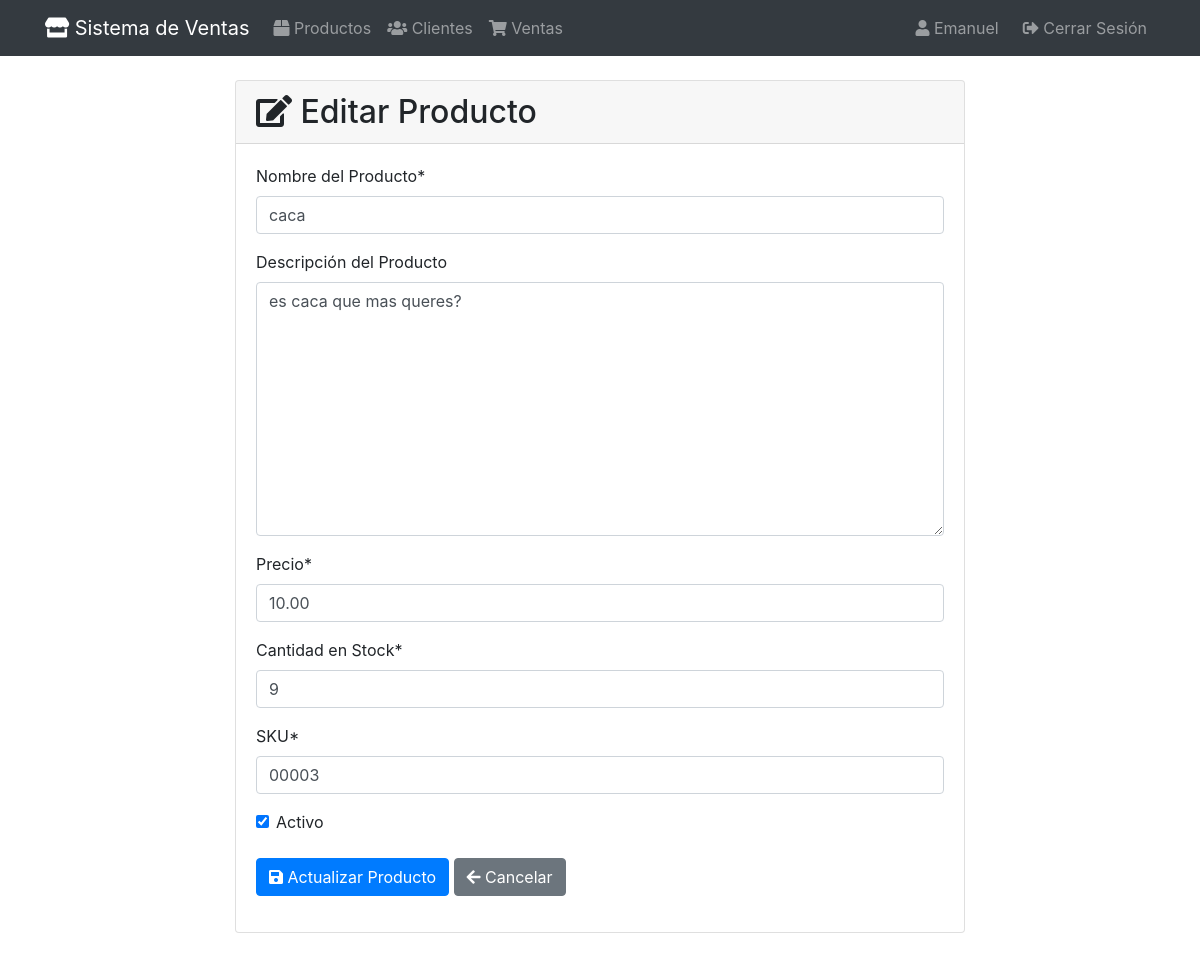
Screenshot of /productos/4/editar/ (signed in) with the database file from the repository.
### apps/productos/models.py (models this page shows, shortened)
class Producto(models.Model):
    nombre = models.CharField(max_length=100, verbose_name="Nombre del Producto")
    descripcion = models.TextField(blank= True, verbose_name="Descripción del Producto")
    precio = models.DecimalField(
        max_digits=10,
        decimal_places=2,
        validators=[MinValueValidator(0)],
        verbose_name="Precio"
    )
    stock = models.IntegerField(
        validators=[MinValueValidator(0)],
        verbose_name="Cantidad en Stock",
        default = 0
    )
    sku = models.CharField(
        max_length=50,
        unique=True,
        verbose_name="SKU"
    )
    activo = models.BooleanField(default=True, verbose_name="Activo")
    creado = models.DateTimeField(auto_now_add = True)
    actualizado= models.DateTimeField(auto_now=True)
    class Meta:
        verbose_name = "Producto"
        verbose_name_plural = "Productos"
        ordering = ['nombre']

### apps/productos/views.py (the view, shortened to what this page needs)
# urls.py: path("<int:pk>/editar/", views.ProductoUpdateView.as_view(), name="editar"),
class ProductoUpdateView(StockGroupRequiredMixin, UpdateView):
    model = Producto
    form_class = ProductoForm
    template_name = "productos/producto_form.html"
    success_url = reverse_lazy("productos:lista")

### apps/productos/forms.py (shortened to what this page needs)
class ProductoForm(forms.ModelForm):
    class Meta:
        model = Producto
        fields=["nombre", "descripcion", "precio", "stock", "sku", "activo"]
        widgets={
            "descripción":forms.Textarea(attrs={"rows":3}),
            "precio":forms.NumberInput(attrs={"step":"0.01","min":"0"}),
            'stock': forms.NumberInput(attrs={'min': '0'}),
        }

### apps/core/mixins.py (called while the page is built)
    def test_func(self):
        if self.group_required is None:
            return True
        if not self.request.user.is_authenticated:
            return False
        if self.request.user.is_superuser or self.request.user.groups.filter(name='administradores').exists():
            return True
        return self.request.user.groups.filter(name=self.group_required).exists()

### apps/productos/templates/productos/producto_form.html (shortened to what this page needs)
{% extends 'base.html' %}
{% load crispy_forms_tags %}
{% block content %}
<div class="row justify-content-center">
    <div class="col-md-8">
        <div class="card">
            <div class="card-header">
                <h2 class="mb-0">
                    <i class="fas {% if object %}fa-edit{% else %}fa-plus{% endif %}"></i>
                    {% if object %}Editar{% else %}Crear{% endif %} Producto
                </h2>
            </div>
            <div class="card-body">
                <form method="post">
                    {{ form|crispy }}
                    <div class="form-group mt-4">
                        <button type="submit" class="btn btn-primary">
                            <i class="fas fa-save"></i> {% if object %}Actualizar{% else %}Crear{% endif %} Producto
                        </button>
                        <a href="{% url 'productos:lista' %}" class="btn btn-secondary">
                            <i class="fas fa-arrow-left"></i> Cancelar
                        </a>
                    </div>
                </form>
            </div>
        </div>
    </div>
</div>
{% endblock %}

### templates/base.html (shortened to what this page needs)
<!DOCTYPE html>
<html lang="es">
<head>
    <link href="https://cdn.jsdelivr.net/npm/bootstrap@4.6.0/dist/css/bootstrap.min.css" rel="stylesheet">
    <link href="https://cdnjs.cloudflare.com/ajax/libs/font-awesome/5.15.4/css/all.min.css" rel="stylesheet">
</head>
<body>
    <nav class="navbar navbar-expand-lg navbar-dark bg-dark">
        <div class="container">
            <a class="navbar-brand" href="/">
                <i class="fas fa-store"></i> Sistema de Ventas
            </a>
            <div class="collapse navbar-collapse">
                <ul class="navbar-nav mr-auto">
                    <li class="nav-item">
                        <a class="nav-link" href="{% url 'productos:lista' %}">
                            <i class="fas fa-box"></i> Productos
                        </a>
                    </li>
                    <li class="nav-item">
                        <a class="nav-link" href="{% url 'clientes:lista' %}">
                             <i class="fas fa-users"></i> Clientes
                        </a>
                    </li>
                    <li class="nav-item">
                        <a class="nav-link" href="{% url 'ventas:lista' %}">
                             <i class="fas fa-shopping-cart"></i> Ventas
                        </a>
                    </li>
                </ul>
                <ul class="navbar-nav">
                    {% if user.is_authenticated %}
                        <li class="nav-item">
                            <span class="navbar-text mr-3">
                                <i class="fas fa-user"></i> {{ user.username }}
                            </span>
                        </li>
                        <li class="nav-item">
                            <a class="nav-link" href="{% url 'account_logout' %}">
                                <i class="fas fa-sign-out-alt"></i> Cerrar Sesión
                            </a>
                        </li>
                    {% else %}
                        <li class="nav-item">
                            <a class="nav-link" href="{% url 'account_login' %}">
                                <i class="fas fa-sign-in-alt"></i> Iniciar Sesión
                            </a>
                        </li>
                    {% endif %}
                </ul>
            </div>
        </div>
    </nav>
    <main class="container my-4">
        {% block content %}{% endblock %}
    </main>
</body>
</html>

### rows the page displays
Producto: nombre "caca", descripcion "es caca que mas queres?", precio "10.00", stock "9", sku "00003", activo "☑"

### other values shown
{{ user.username }} "Emanuel"
